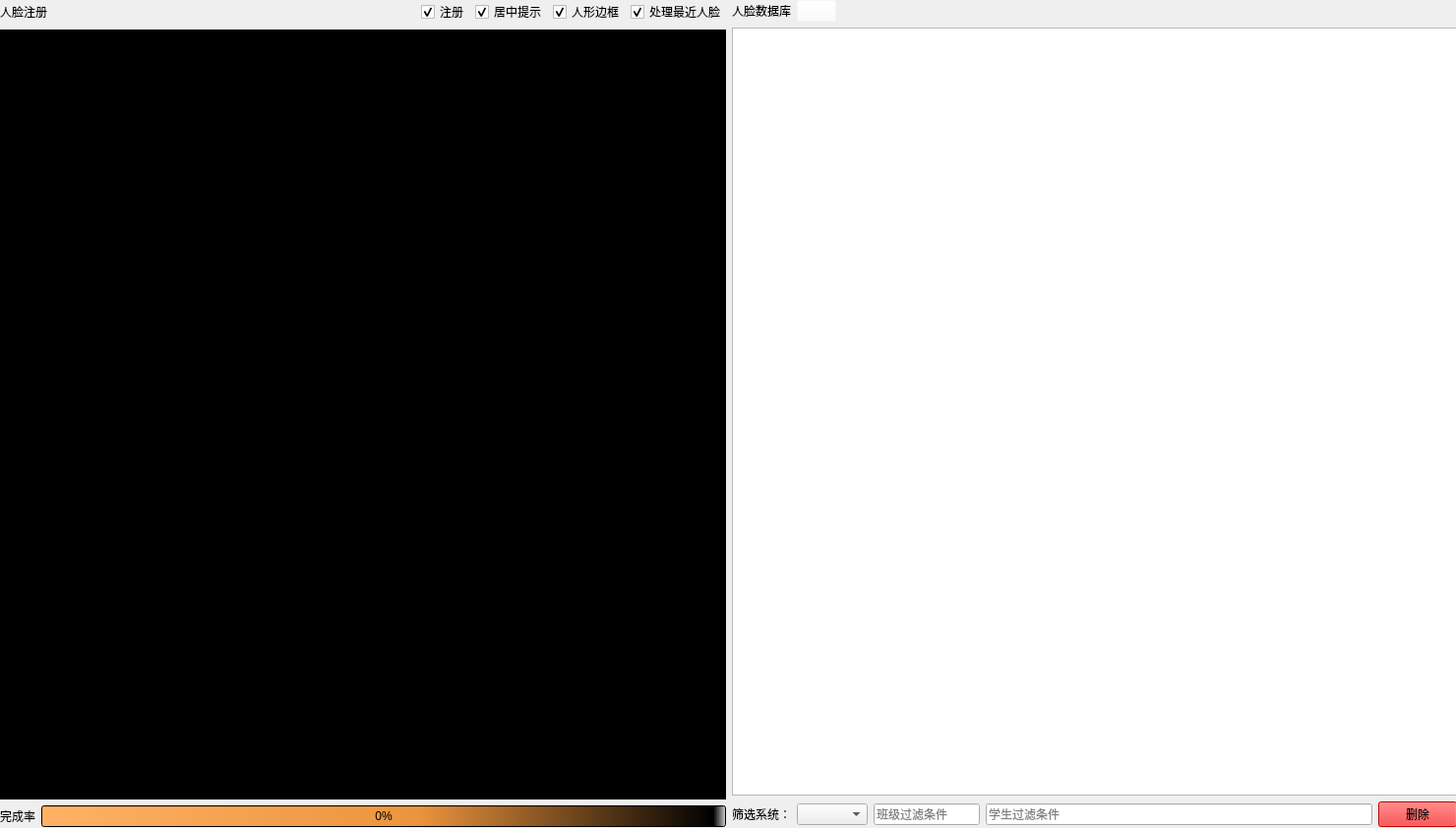
<?xml version="1.0" encoding="UTF-8"?>
<ui version="4.0">
 <class>FaceRegister</class>
 <widget class="QWidget" name="FaceRegister">
  <property name="geometry">
   <rect>
    <x>0</x>
    <y>0</y>
    <width>1480</width>
    <height>842</height>
   </rect>
  </property>
  <property name="windowTitle">
   <string>人脸注册</string>
  </property>
  <widget class="QWidget" name="layoutWidget">
   <property name="geometry">
    <rect>
     <x>0</x>
     <y>0</y>
     <width>1481</width>
     <height>841</height>
    </rect>
   </property>
   <layout class="QHBoxLayout" name="horizontalLayout_4" stretch="0,0">
    <item>
     <layout class="QVBoxLayout" name="verticalLayout_3" stretch="0,1,0">
      <item>
       <layout class="QHBoxLayout" name="horizontalLayout_10">
        <item>
         <widget class="QLabel" name="label_13">
          <property name="styleSheet">
           <string notr="true">font: 12pt &quot;华文琥珀&quot;;</string>
          </property>
          <property name="text">
           <string>人脸注册</string>
          </property>
         </widget>
        </item>
        <item>
         <spacer name="horizontalSpacer_6">
          <property name="orientation">
           <enum>Qt::Horizontal</enum>
          </property>
          <property name="sizeHint" stdset="0">
           <size>
            <width>40</width>
            <height>20</height>
           </size>
          </property>
         </spacer>
        </item>
        <item>
         <widget class="QCheckBox" name="is_register_ckb">
          <property name="text">
           <string>注册</string>
          </property>
          <property name="checked">
           <bool>true</bool>
          </property>
         </widget>
        </item>
        <item>
         <widget class="QCheckBox" name="center_tips_text_ckb">
          <property name="text">
           <string>居中提示</string>
          </property>
          <property name="checked">
           <bool>true</bool>
          </property>
         </widget>
        </item>
        <item>
         <widget class="QCheckBox" name="human_boarder_ckb">
          <property name="text">
           <string>人形边框</string>
          </property>
          <property name="checked">
           <bool>true</bool>
          </property>
         </widget>
        </item>
        <item>
         <widget class="QCheckBox" name="biggest_face_ckb">
          <property name="text">
           <string>处理最近人脸</string>
          </property>
          <property name="checked">
           <bool>true</bool>
          </property>
         </widget>
        </item>
       </layout>
      </item>
      <item>
       <widget class="QLabel" name="video_screen">
        <property name="autoFillBackground">
         <bool>false</bool>
        </property>
        <property name="styleSheet">
         <string notr="true">background-color: rgb(0, 0, 0);</string>
        </property>
        <property name="frameShadow">
         <enum>QFrame::Plain</enum>
        </property>
        <property name="text">
         <string/>
        </property>
       </widget>
      </item>
      <item>
       <layout class="QHBoxLayout" name="horizontalLayout_3">
        <item>
         <widget class="QLabel" name="label">
          <property name="text">
           <string>完成率</string>
          </property>
         </widget>
        </item>
        <item>
         <widget class="QProgressBar" name="register_completeness_pb">
          <property name="styleSheet">
           <string notr="true">color: qlineargradient(spread:pad, x1:0, y1:0, x2:1, y2:0, stop:0 rgba(255, 0, 0, 255), stop:0.166 rgba(255, 255, 0, 255), stop:0.333 rgba(0, 255, 0, 255), stop:0.5 rgba(0, 255, 255, 255), stop:0.666 rgba(0, 0, 255, 255), stop:0.833 rgba(255, 0, 255, 255), stop:1 rgba(255, 0, 0, 255));
background-color: qlineargradient(spread:pad, x1:0, y1:0, x2:1, y2:0, stop:0 rgba(255, 178, 102, 255), stop:0.55 rgba(235, 148, 61, 255), stop:0.98 rgba(0, 0, 0, 255), stop:1 rgba(0, 0, 0, 0));</string>
          </property>
          <property name="maximum">
           <number>30</number>
          </property>
          <property name="value">
           <number>0</number>
          </property>
         </widget>
        </item>
       </layout>
      </item>
     </layout>
    </item>
    <item>
     <layout class="QVBoxLayout" name="verticalLayout">
      <item>
       <layout class="QHBoxLayout" name="horizontalLayout">
        <item>
         <widget class="QLabel" name="label_14">
          <property name="styleSheet">
           <string notr="true">font: 12pt &quot;华文琥珀&quot;;</string>
          </property>
          <property name="text">
           <string>人脸数据库</string>
          </property>
         </widget>
        </item>
        <item>
         <widget class="QPushButton" name="refresh_face_bank_btn">
          <property name="styleSheet">
           <string notr="true">background-color: rgba(255, 255, 255, 0);</string>
          </property>
          <property name="text">
           <string/>
          </property>
         </widget>
        </item>
        <item>
         <spacer name="horizontalSpacer">
          <property name="orientation">
           <enum>Qt::Horizontal</enum>
          </property>
          <property name="sizeHint" stdset="0">
           <size>
            <width>40</width>
            <height>20</height>
           </size>
          </property>
         </spacer>
        </item>
       </layout>
      </item>
      <item>
       <widget class="QListWidget" name="student_list">
        <property name="flow">
         <enum>QListView::LeftToRight</enum>
        </property>
        <property name="isWrapping" stdset="0">
         <bool>true</bool>
        </property>
        <property name="wordWrap">
         <bool>true</bool>
        </property>
       </widget>
      </item>
      <item>
       <layout class="QHBoxLayout" name="horizontalLayout_2" stretch="0,0,0,1,0">
        <item>
         <widget class="QLabel" name="label_3">
          <property name="text">
           <string>筛选系统：</string>
          </property>
         </widget>
        </item>
        <item>
         <widget class="QComboBox" name="face_bank_list_cbx">
          <property name="editable">
           <bool>false</bool>
          </property>
          <property name="insertPolicy">
           <enum>QComboBox::InsertAtTop</enum>
          </property>
         </widget>
        </item>
        <item>
         <widget class="QLineEdit" name="class_list_filter_txt">
          <property name="placeholderText">
           <string>班级过滤条件</string>
          </property>
         </widget>
        </item>
        <item>
         <widget class="QLineEdit" name="student_list_filter_txt">
          <property name="placeholderText">
           <string>学生过滤条件</string>
          </property>
         </widget>
        </item>
        <item>
         <widget class="QPushButton" name="delete_student_btn">
          <property name="styleSheet">
           <string notr="true">background-color: rgb(255, 0, 0);</string>
          </property>
          <property name="text">
           <string>删除</string>
          </property>
          <property name="autoRepeatDelay">
           <number>300</number>
          </property>
         </widget>
        </item>
       </layout>
      </item>
     </layout>
    </item>
   </layout>
  </widget>
 </widget>
 <resources/>
 <connections/>
</ui>
